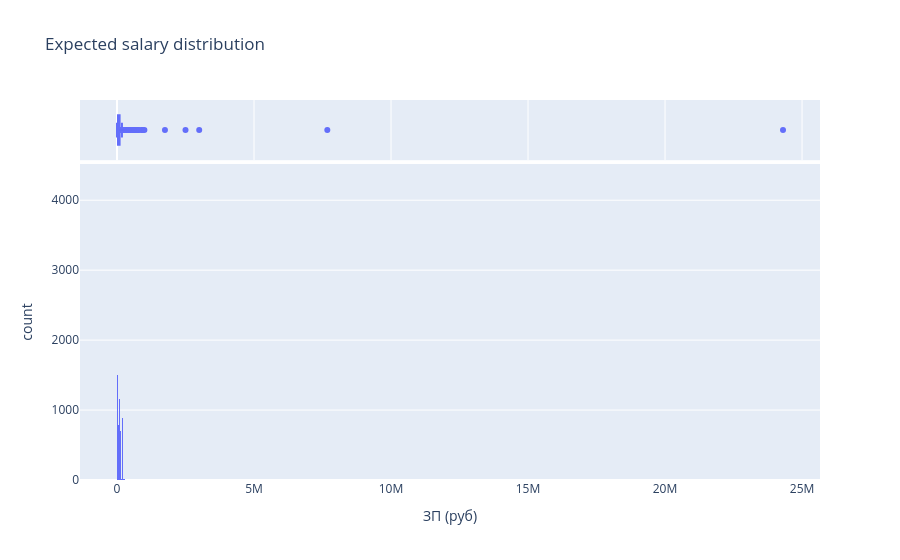

Write notebook code for a chart like this one.
### Markdown cell above
This graph is similar in shape to the previous one, which is expected since there is a correlation between these characteristics. Here, the largest number of applicants have work experience ranging from 0 to 200 months, with a peak between 50 and 100 months. The data for this graph is unclear and contains anomalies. One applicant has 1,188 months of experience, which is unlikely.

### Code cell
fig= px.histogram(
    data_frame=new_dst,
    x='ЗП (руб)',
    title='Expected salary distribution',
    marginal='box',
)
fig.write_html(r'C:\Users\alber\Desktop\EDA_CV_HH\graphs\zp.html')
fig.show()

### Figure 1 — Plotly figure (JSON) as saved in the notebook; plotly's stock layout.template omitted (floating-point values rounded to 4 significant figures; data arrays with more than 128 entries replaced by an {"elided": "..."} marker saying what was removed)
{"data": [{"bingroup": "x", "hovertemplate": "ЗП (руб)=%{x}<br>count=%{y}<extra></extra>", "legendgroup": "", "marker": {"color": "#636efa", "pattern": {"shape": ""}}, "name": "", "orientation": "v", "showlegend": false, "type": "histogram", "x": {"elided": "44744 float values"}, "xaxis": "x", "yaxis": "y"}, {"hovertemplate": "ЗП (руб)=%{x}<extra></extra>", "legendgroup": "", "marker": {"color": "#636efa"}, "name": "", "notched": true, "showlegend": false, "type": "box", "x": {"elided": "44744 float values"}, "xaxis": "x2", "yaxis": "y2"}], "layout": {"barmode": "relative", "legend": {"tracegroupgap": 0}, "title": {"text": "Expected salary distribution"}, "xaxis": {"anchor": "y", "domain": [0, 1], "title": {"text": "ЗП (руб)"}}, "xaxis2": {"anchor": "y2", "domain": [0, 1], "matches": "x", "showgrid": true, "showticklabels": false}, "yaxis": {"anchor": "x", "domain": [0, 0.8316], "title": {"text": "count"}}, "yaxis2": {"anchor": "x2", "domain": [0.8416, 1], "matches": "y2", "showgrid": false, "showline": false, "showticklabels": false, "ticks": ""}}}
